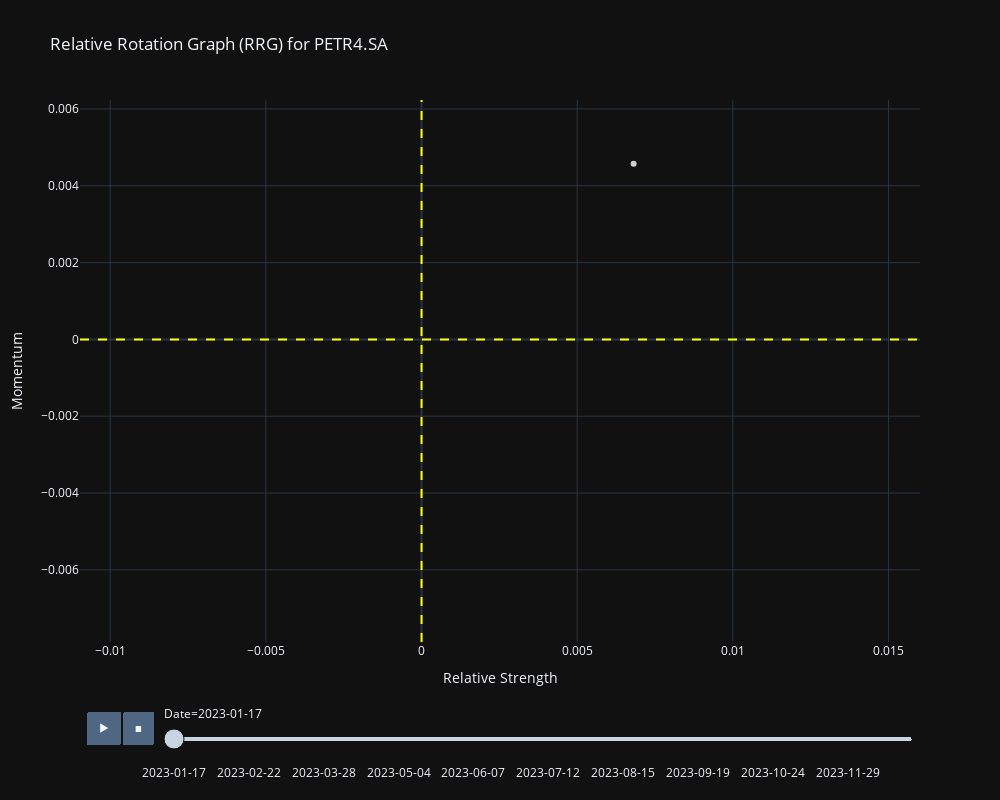

Notebook cell for this chart:
### Code cell
import yfinance as yf
import pandas as pd
import plotly.express as px

# Definindo o período de análise
start_date = "2023-01-01"
end_date = "2024-01-01"

# Solicitando o ticker de referência
ticker = str(input('\nDigite o ticker Referência: ') + ".SA").upper()

# Baixando dados do ativo e do IBOV
df0 = yf.download(ticker, start=start_date, end=end_date)
df1 = yf.download("^BVSP", start=start_date, end=end_date)

# Calculando o retorno diário
df0['Return'] = df0['Close'].pct_change()
df1['Return'] = df1['Close'].pct_change()

# Calculando a força relativa
df0['RS'] = df0['Return'].rolling(window=10).mean() - df1['Return'].rolling(window=10).mean()

# Calculando o momentum da força relativa
df0['Momentum'] = df0['RS'].diff()

# Criando DataFrame para plotagem e removendo NaN
data = pd.DataFrame({
    'Date': df0.index,
    'RS': df0['RS'],
    'Momentum': df0['Momentum']
}).dropna()

# Convertendo a coluna de datas para string
data['Date'] = data['Date'].dt.strftime('%Y-%m-%d')

# Criando o gráfico interativo com plotly
fig = px.scatter(
    data,
    x='RS',
    y='Momentum',
    animation_frame='Date',
    range_x=[data['RS'].min(), data['RS'].max()],
    range_y=[data['Momentum'].min(), data['Momentum'].max()],
    title=f'Relative Rotation Graph (RRG) for {ticker}',
    labels={'RS': 'Relative Strength', 'Momentum': 'Momentum'},
    template='plotly_dark',
    size_max=50,  # Tamanho máximo dos pontos
    opacity=0.8,
    color_discrete_sequence=['white'],  # Cor dos pontos
)

# Adicionando linhas para indicar os quadrantes
fig.add_shape(
    type='line',
    x0=data['RS'].min(),
    x1=data['RS'].max(),
    y0=0,
    y1=0,
    line=dict(color='yellow', dash='dash'),
)
fig.add_shape(
    type='line',
    x0=0,
    x1=0,
    y0=data['Momentum'].min(),
    y1=data['Momentum'].max(),
    line=dict(color='yellow', dash='dash'),
)

# Ajustando layout para melhorar a animação e aumentar o tamanho
fig.update_layout(
    transition={'duration': 500},
    xaxis_title='Relative Strength',
    yaxis_title='Momentum',
    width=1000,  # Largura do gráfico
    height=800,  # Altura do gráfico
)

fig.show()
